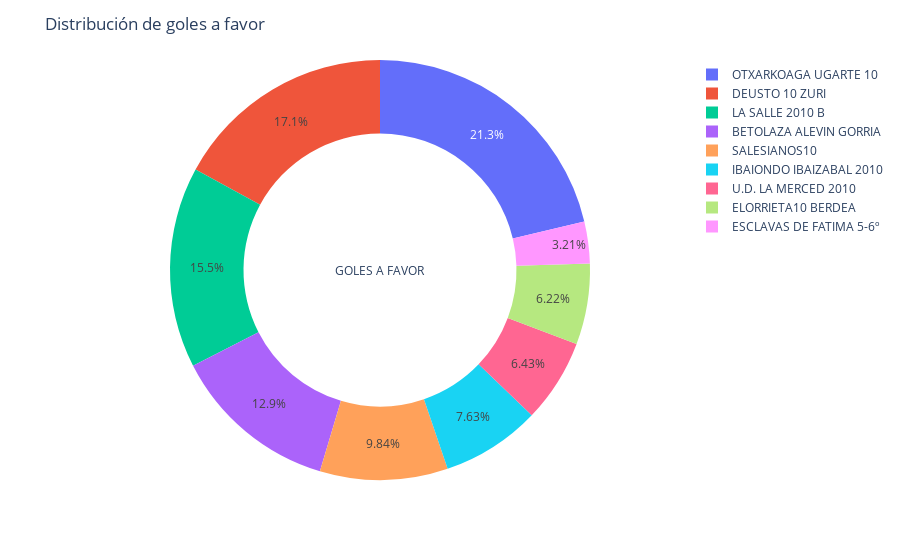

Notebook code cell kept with this figure:
### Code cell
f3 = px.pie(df, values=df.groupby('EQUIPO')['G.FAVOR'].sum().sort_index(ascending=True),
            names=sorted(df["EQUIPO"].unique()), hole=0.65)
f3.update_layout(title='Distribución de goles a favor')
f3.update_layout(annotations=[dict(text="GOLES A FAVOR", x=0.50, y=0.5, showarrow=False)])

### Figure 1 — Plotly figure (JSON) as saved in the notebook; plotly's stock layout.template omitted (floating-point values rounded to 4 significant figures)
{"data": [{"domain": {"x": [0, 1], "y": [0, 1]}, "hole": 0.65, "hovertemplate": "label=%{label}<br>value=%{value}<extra></extra>", "labels": ["BETOLAZA ALEVIN GORRIA", "DEUSTO 10 ZURI", "ELORRIETA10 BERDEA", "ESCLAVAS DE FATIMA 5-6º", "IBAIONDO IBAIZABAL 2010", "LA SALLE 2010 B", "OTXARKOAGA UGARTE 10", "SALESIANOS10", "U.D. LA MERCED 2010"], "legendgroup": "", "name": "", "showlegend": true, "type": "pie", "values": [64, 85, 31, 16, 38, 77, 106, 49, 32]}], "layout": {"annotations": [{"showarrow": false, "text": "GOLES A FAVOR", "x": 0.5, "y": 0.5}], "legend": {"tracegroupgap": 0}, "margin": {"t": 60}, "title": {"text": "Distribución de goles a favor"}}}
